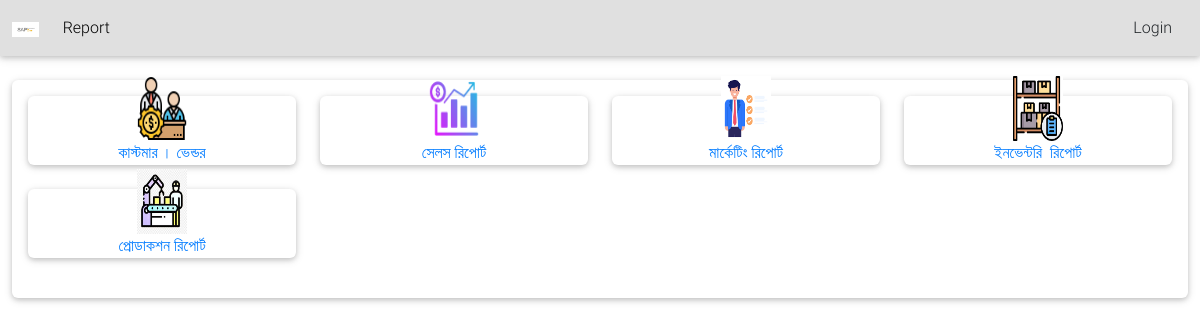
Page /report/ on the earlier database version.
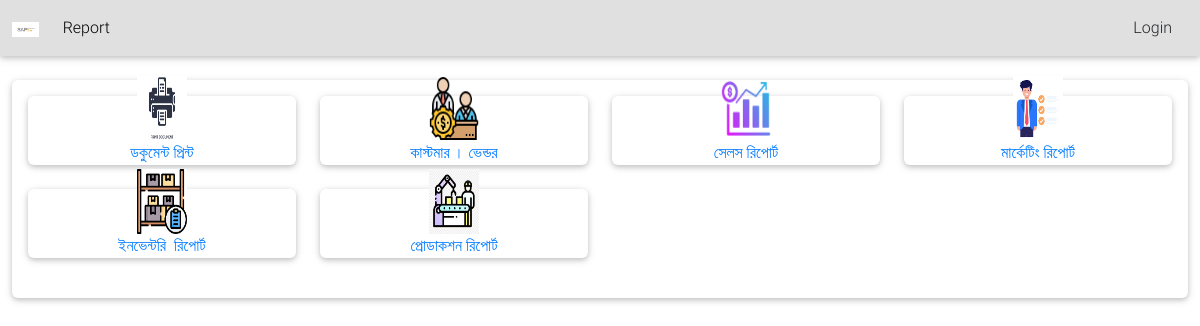
Same page on the later database version.
### Report/models.py (models this page shows, shortened)
class Post(models.Model):
    title = models.CharField(max_length=200, unique=True)
    slug = models.SlugField(max_length=200, unique=True)
    author = models.ForeignKey(User, on_delete= models.CASCADE,related_name='blog_posts')
    updated_on = models.DateTimeField(auto_now= True)
    content = HTMLField() # Change This Line
    created_on = models.DateTimeField(auto_now_add=True)
    status = models.IntegerField(choices=STATUS, default=0)
    logo = models.ImageField(upload_to='reportlogo/', null=True, blank=True)
    class Meta:
        ordering = ['-created_on']

### Report/views.py (the view)
# urls.py: path('', views.post_list, name='post_list'),
def post_list(request):
    posts = Post.objects.filter(status=1).order_by('-created_on')
    return render(request, 'post_list.html', {'posts': posts})

### Report/templates/post_list.html
{% extends 'basereport.html' %}
{% load static %}
{% block content %}
<section class="section card mb-5">
    <div class="card-body">
        <div class="row">
            {% for post in posts %}
            <div class="col-xl-3 col-md-6 mb-xl-0 mb-4 pb-4">
        <div class="card card-cascade cascading-admin-card">
            <div class="admin-up text-center">
                {% if post.logo %}
                <img src="{{ post.logo.url }}" alt="{{ post.title }} Logo" width="50" height="65">
                {% endif %}
              <div class="data">
               <a href="{% url 'post_detail' post.slug %}">{{ post.title }}</a>
              </div>
            </div>
          </div>
        </div>
            {% empty %}
            <p>No posts available.</p>
            {% endfor %}
        </div>
</div>
</section>
{% endblock %}

### templates/basereport.html (shortened to what this page needs)
{% load static %}
<!DOCTYPE html>
<html>
<head>
  <link rel="stylesheet" href="https://use.fontawesome.com/releases/v5.8.2/css/all.css">
    <link href="{% static 'css/bootstrap.min.css' %}" rel="stylesheet">
    <link href="{% static 'css/dataTables.min.css' %}" rel="stylesheet">
    <link href="{% static 'css/jquery-ui.css' %}" rel="stylesheet">
    <link href="{% static 'css/mdb.min.css' %}" rel="stylesheet">
</head>
<body>
  <nav class="navbar navbar-expand-lg navbar-light bg-light mb-4">
    <div class="container-fluid">
        <a class="navbar-brand mt-2 mt-lg-0" href="{% url 'home' %}">
            <img
              src="{% static 'images/logo.jpg' %}"
              height="15"
              alt="MDB Logo"
              loading="lazy"
            />
          </a>
      <div class="collapse navbar-collapse" id="navbarSupportedContent">
        <ul class="navbar-nav me-auto mb-2 mb-lg-0">
            <li class="nav-item">
              <a class="nav-link" href="{% url 'post_list' %}">Report</a>
            </li>
          </ul>
        <form class="d-flex">
            <a class="text-reset me-3" href="{% url 'admin:index' %}">
                Login
              </a>
        </form>
      </div>
    </div>
  </nav>
    <div class="container-fluid">
        {% block content %}{% endblock %}
    </div>
</body>
</html>

### templates/basereport.html (style rules this page uses)
.cascading-admin-card .admin-up { margin-left: 4%; margin-right: 4%; margin-top: -1.25rem; }

Differences in the rows shown:
added Post: logo (picture), title "ডকুমেন্ট প্রিন্ট"
